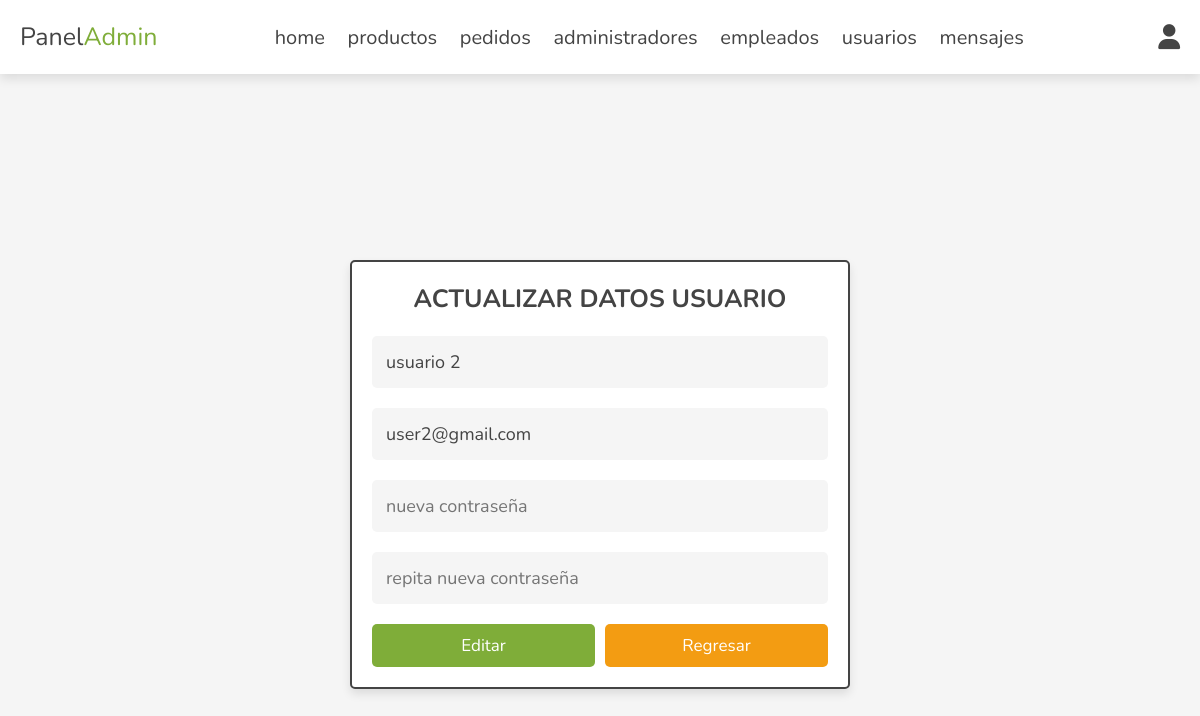
Page /admin/actualizar_usuario.php?actualizar=2 (signed in) on the earlier database version.
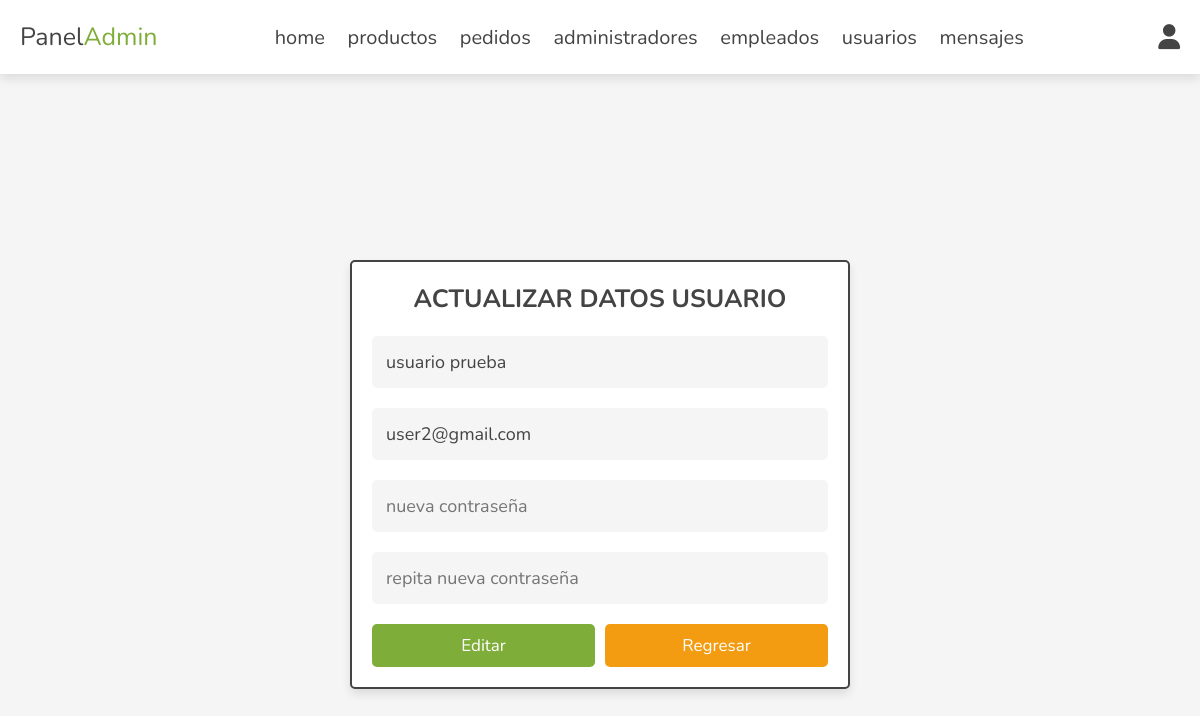
Same page on the later database version.
### tables this page shows
CREATE TABLE `usuarios` (
  `id` int(100) NOT NULL,
  `nombre` varchar(50) NOT NULL,
  `email` varchar(50) NOT NULL,
  `clave` varchar(50) NOT NULL,
  `estatus` tinyint(1) NOT NULL DEFAULT 1
);

### admin/actualizar_usuario.php (the view, shortened to what this page needs)
<?php
include '../config/conectar_bd.php';
?>
<!DOCTYPE html>
<html lang="es">
<head>
   <link rel="stylesheet" href="https://cdnjs.cloudflare.com/ajax/libs/font-awesome/6.1.1/css/all.min.css">
   <link rel="stylesheet" href="../css/admin_style.css">
</head>
<body>
<?php include '../views/admin/admin_header.php'; ?>
<section class="form-container">
    <?php
      $id = $_GET['actualizar'];
      $selecc_usuario = $conex->prepare("SELECT * FROM usuarios WHERE id = ?");
      $selecc_usuario->execute([$id]);
      if($selecc_usuario->rowCount() > 0){
         while($fetch_usuario = $selecc_usuario->fetch(PDO::FETCH_ASSOC)){
   ?>
   <form action="" method="post" >
   <h3>Actualizar datos usuario</h3>
      <input type="text" name="nombre" required placeholder="nombre usuario" maxlength="20"  class="box" value="<?= $fetch_usuario["nombre"]; ?>">
      <input type="email" name="email" required placeholder="email usuario" maxlength="50"  class="box" oninput="this.value = this.value.replace(/\s/g, '')" value="<?= $fetch_usuario["email"]; ?>">
      <input type="password" name="pass_nuevo" placeholder="nueva contraseña" maxlength="20"  class="box" oninput="this.value = this.value.replace(/\s/g, '')">
      <input type="password" name="cpass_nuevo" placeholder="repita nueva contraseña" maxlength="20"  class="box" oninput="this.value = this.value.replace(/\s/g, '')">
      <div class="flex-btn">
         <input type="submit" name="editar" class="btn" value="editar">
         <a href="cuentas_usuarios.php" class="option-btn">regresar</a>
      </div>
   </form>
   <?php
         }
      }else{
         echo '<p class="empty">No se ha encontrado ningún usuario</p>';
      }
   ?>
</section>
</body>
</html>

Differences in the rows shown:
changed usuarios "user2@gmail.com": nombre "usuario 2" → "usuario prueba"
